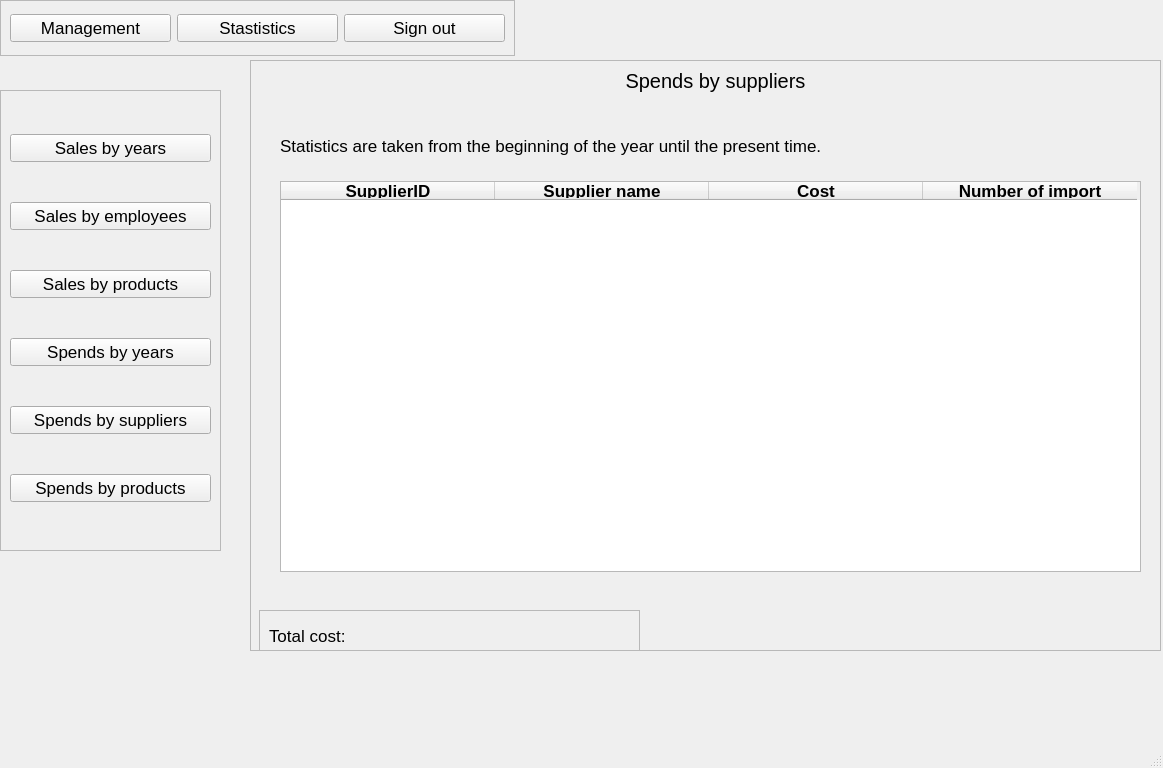
<?xml version="1.0" encoding="UTF-8"?>
<ui version="4.0">
 <class>SpendsBySuppliers</class>
 <widget class="QMainWindow" name="SpendsBySuppliers">
  <property name="geometry">
   <rect>
    <x>0</x>
    <y>0</y>
    <width>1163</width>
    <height>768</height>
   </rect>
  </property>
  <property name="font">
   <font>
    <pointsize>13</pointsize>
   </font>
  </property>
  <property name="windowTitle">
   <string>MainWindow</string>
  </property>
  <widget class="QWidget" name="centralwidget">
   <widget class="QFrame" name="frame_2">
    <property name="geometry">
     <rect>
      <x>250</x>
      <y>60</y>
      <width>911</width>
      <height>591</height>
     </rect>
    </property>
    <property name="frameShape">
     <enum>QFrame::StyledPanel</enum>
    </property>
    <property name="frameShadow">
     <enum>QFrame::Raised</enum>
    </property>
    <widget class="QLabel" name="label">
     <property name="geometry">
      <rect>
       <x>0</x>
       <y>0</y>
       <width>931</width>
       <height>41</height>
      </rect>
     </property>
     <property name="font">
      <font>
       <pointsize>15</pointsize>
      </font>
     </property>
     <property name="text">
      <string>Spends by suppliers</string>
     </property>
     <property name="alignment">
      <set>Qt::AlignCenter</set>
     </property>
    </widget>
    <widget class="QFrame" name="frame">
     <property name="geometry">
      <rect>
       <x>9</x>
       <y>550</y>
       <width>381</width>
       <height>51</height>
      </rect>
     </property>
     <property name="frameShape">
      <enum>QFrame::StyledPanel</enum>
     </property>
     <property name="frameShadow">
      <enum>QFrame::Raised</enum>
     </property>
     <layout class="QHBoxLayout" name="horizontalLayout_2">
      <item>
       <widget class="QLabel" name="label_2">
        <property name="text">
         <string>Total cost:</string>
        </property>
       </widget>
      </item>
      <item>
       <widget class="QLabel" name="totalCost">
        <property name="text">
         <string/>
        </property>
       </widget>
      </item>
     </layout>
    </widget>
    <widget class="QTableWidget" name="table">
     <property name="geometry">
      <rect>
       <x>30</x>
       <y>121</y>
       <width>861</width>
       <height>391</height>
      </rect>
     </property>
     <attribute name="horizontalHeaderDefaultSectionSize">
      <number>214</number>
     </attribute>
     <column>
      <property name="text">
       <string>SupplierID</string>
      </property>
      <property name="font">
       <font>
        <weight>75</weight>
        <bold>true</bold>
       </font>
      </property>
      <property name="textAlignment">
       <set>AlignCenter</set>
      </property>
     </column>
     <column>
      <property name="text">
       <string>Supplier name</string>
      </property>
      <property name="font">
       <font>
        <weight>75</weight>
        <bold>true</bold>
       </font>
      </property>
      <property name="textAlignment">
       <set>AlignCenter</set>
      </property>
     </column>
     <column>
      <property name="text">
       <string>Cost</string>
      </property>
      <property name="font">
       <font>
        <weight>75</weight>
        <bold>true</bold>
       </font>
      </property>
      <property name="textAlignment">
       <set>AlignCenter</set>
      </property>
     </column>
     <column>
      <property name="text">
       <string>Number of import</string>
      </property>
      <property name="font">
       <font>
        <weight>75</weight>
        <bold>true</bold>
       </font>
      </property>
      <property name="textAlignment">
       <set>AlignCenter</set>
      </property>
     </column>
    </widget>
    <widget class="QLabel" name="message">
     <property name="geometry">
      <rect>
       <x>30</x>
       <y>70</y>
       <width>861</width>
       <height>31</height>
      </rect>
     </property>
     <property name="text">
      <string>Statistics are taken from the beginning of the year until the present time.</string>
     </property>
    </widget>
   </widget>
   <widget class="QFrame" name="frame_3">
    <property name="geometry">
     <rect>
      <x>0</x>
      <y>0</y>
      <width>515</width>
      <height>56</height>
     </rect>
    </property>
    <property name="layoutDirection">
     <enum>Qt::LeftToRight</enum>
    </property>
    <property name="frameShape">
     <enum>QFrame::StyledPanel</enum>
    </property>
    <property name="frameShadow">
     <enum>QFrame::Raised</enum>
    </property>
    <layout class="QHBoxLayout" name="horizontalLayout">
     <item>
      <widget class="QPushButton" name="management">
       <property name="text">
        <string>Management</string>
       </property>
      </widget>
     </item>
     <item>
      <widget class="QPushButton" name="statistics">
       <property name="text">
        <string>Stastistics</string>
       </property>
      </widget>
     </item>
     <item>
      <widget class="QPushButton" name="signOut">
       <property name="text">
        <string>Sign out</string>
       </property>
      </widget>
     </item>
    </layout>
   </widget>
   <widget class="QFrame" name="frame_5">
    <property name="geometry">
     <rect>
      <x>0</x>
      <y>90</y>
      <width>221</width>
      <height>461</height>
     </rect>
    </property>
    <property name="frameShape">
     <enum>QFrame::StyledPanel</enum>
    </property>
    <property name="frameShadow">
     <enum>QFrame::Raised</enum>
    </property>
    <layout class="QVBoxLayout" name="verticalLayout">
     <item>
      <widget class="QPushButton" name="salesByYears">
       <property name="text">
        <string>Sales by years</string>
       </property>
      </widget>
     </item>
     <item>
      <widget class="QPushButton" name="salesByEmployees">
       <property name="text">
        <string>Sales by employees</string>
       </property>
      </widget>
     </item>
     <item>
      <widget class="QPushButton" name="salesByProducts">
       <property name="text">
        <string>Sales by products</string>
       </property>
      </widget>
     </item>
     <item>
      <widget class="QPushButton" name="spendsByYears">
       <property name="text">
        <string>Spends by years</string>
       </property>
      </widget>
     </item>
     <item>
      <widget class="QPushButton" name="spendsBySuppliers">
       <property name="text">
        <string>Spends by suppliers</string>
       </property>
      </widget>
     </item>
     <item>
      <widget class="QPushButton" name="spendsByProducts">
       <property name="text">
        <string>Spends by products</string>
       </property>
      </widget>
     </item>
    </layout>
   </widget>
  </widget>
  <widget class="QMenuBar" name="menubar">
   <property name="geometry">
    <rect>
     <x>0</x>
     <y>0</y>
     <width>1163</width>
     <height>26</height>
    </rect>
   </property>
  </widget>
  <widget class="QStatusBar" name="statusbar"/>
 </widget>
 <resources/>
 <connections/>
</ui>
